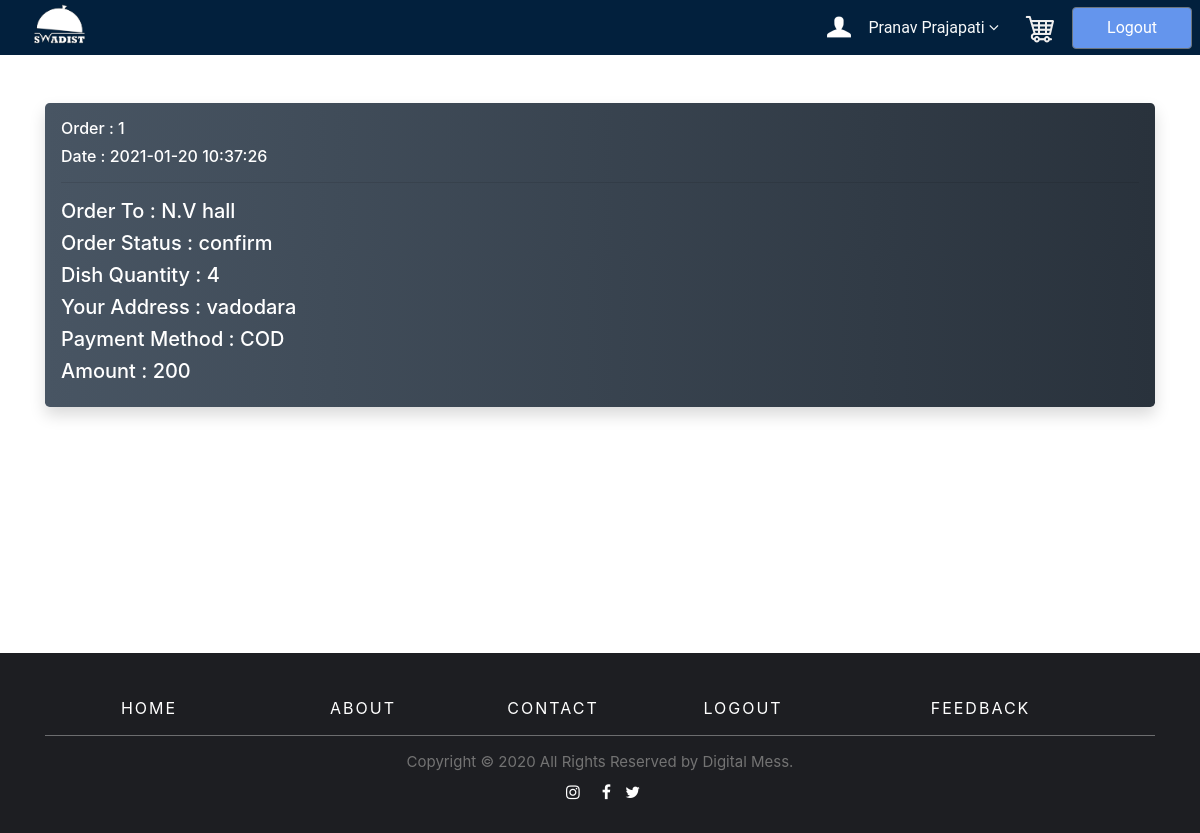
Screenshot of /my_orders.php (signed in) with the database file from the repository.
### tables this page shows
CREATE TABLE `order_details` (
  `id` int(50) NOT NULL,
  `order_from` int(50) NOT NULL,
  `order_to` int(50) NOT NULL,
  `address` varchar(255) NOT NULL,
  `payment_mode` varchar(255) NOT NULL,
  `status` varchar(255) NOT NULL,
  `qty` int(50) NOT NULL,
  `amount` int(50) NOT NULL,
  `date` datetime NOT NULL DEFAULT current_timestamp()
);

CREATE TABLE `mess_list` (
  `mess_id` int(50) NOT NULL,
  `mess_name` varchar(255) NOT NULL,
  `mess_menu` text NOT NULL,
  `mess_image` varchar(255) NOT NULL,
  `date` datetime NOT NULL DEFAULT current_timestamp()
);

### my_orders.php (the view, shortened to what this page needs)
<!doctype html>
<html lang="en">
    <link rel="stylesheet" href="css/menuviews.css" />
    <link rel="stylesheet" href="https://cdn.jsdelivr.net/npm/bootstrap@4.5.3/dist/css/bootstrap.min.css"
>
    <link rel="stylesheet" href="https://stackpath.bootstrapcdn.com/font-awesome/4.7.0/css/font-awesome.min.css">
    <link rel="stylesheet" href="https://cdn.jsdelivr.net/npm/bootstrap@4.5.3/dist/css/bootstrap.min.css"
>
  </head>
  <body>
  <?php
     include 'partials/header.php';
  ?>
<div class="container" id="ques">
<?php
     $session_id=$_SESSION['user_id'];
     $sql2="SELECT * FROM `order_details` where order_from=$session_id";
     $result2=mysqli_query($conn,$sql2);
     $order_no=1;
     while($row2=mysqli_fetch_assoc($result2)){
        $quantity=$row2['qty'];
        $amount=$row2['amount'];
        $mess=$row2['order_to'];
        $date=$row2['date'];
        $status=$row2['status'];
        $address=$row2['address'];
        $paymentmethod=$row2['payment_mode'];
        $sql3="SELECT * FROM `mess_list` where mess_id=$mess";
        $result3=mysqli_query($conn,$sql3);
        $row3=mysqli_fetch_assoc($result3);
        $mess_name=$row3['mess_name'];
        echo '<div class="jumbotron my-5 shadow p-3 mb-5" style="  background-image: linear-gradient(to right, #485563, #29323c); color:white;">
        <h6 name="date">Order : '.$order_no.'</h6>
        <h6 name="date">Date : '.$date.'</h6><hr>
        <h5 name="qty">Order To  :  '.$mess_name.'</h5>
        <h5 name="qty">Order Status  :  '.$status.'</h5>
        <h5 name="qty">Dish Quantity  :  '.$quantity.'</h5>
        <h5 name="qty">Your Address  :  '.$address.'</h5>
        <h5 name="qty">Payment Method  :  '.$paymentmethod.'</h5>
        <h5 name="amount">Amount  : '.$amount.'</h5>
        </div>';
        $order_no++;
      };
  ?>
</div>
<?php
include 'partials/footer.php';
?>
  </body>
</html>

### css/menuviews.css (style rules this page uses)
* { margin:0px; padding: 0px; }
body { margin: auto; padding: 0px; }

### my_orders.php (style rules this page uses)
#ques { min-height: 550px; }

### rows the page displays
order_details: date "2021-01-20 10:37:26", mess_list.mess_name "N.V hall", status "confirm", qty "4", address "vadodara", payment_mode "COD", amount "200"

### other values shown
$_SESSION['username'] "Pranav"
$_SESSION['lastname'] "Prajapati"
